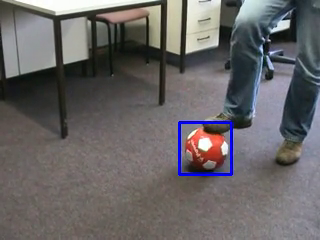
#> input picture frame 60 of resources/meanshift_track.mp4, 320 x 240 px, given in place of football.avi, which was not available
$ jupyter execute 8_VideoAnalysis1.ipynb   (text cells are left out)
#> lines starting #> are read from the running program, lines starting #| are printed output that depends on the picture; after the words box and inside, x2 and y2 are one past the last pixel; in counts of white or black regions, pixels touching at a corner belong together; pictures that were not available may be replaced by others from this repository, and a replacement may not be noted
[cell 1]
import cv2
import numpy as np
import matplotlib.pyplot as plt
from sklearn.datasets import *

[cell 2]
import matplotlib.pylab as plb
plb.rcParams['figure.figsize'] = 16, 8

# Generating 4 clusters
datapoints, x_shapes = make_blobs(n_samples=500, n_features=2, centers=6, cluster_std=10)
plt.plot(datapoints[:,0], datapoints[:, 1], 'ro')
plt.show()
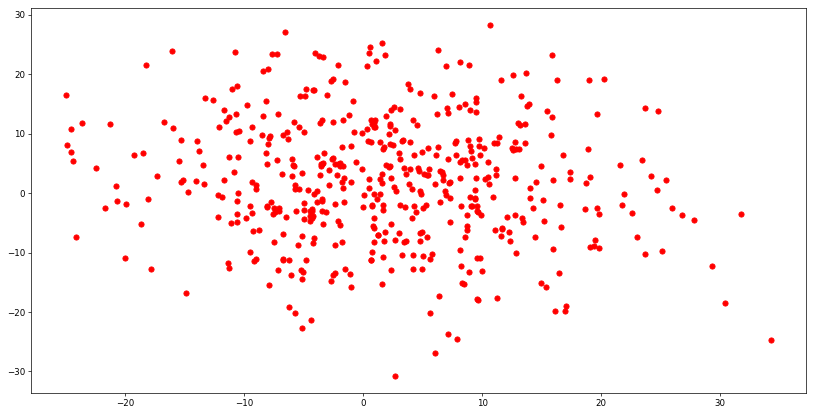
#> figure drawn by matplotlib, 1 panel

[cell 3]
PI = 3.141592653589793

def neighbourhood(datapoints, centroid, threshold_dist=6):
    return [pt for pt in datapoints if np.sqrt(np.sum((pt - centroid) ** 2)) <= threshold_dist]

def gauss_kernel_weight(dist, sigma):
    return 1 / ((1 / (sigma * ((2 * PI) ** 0.5))) * np.exp(-0.5 * (dist ** 2) / (sigma ** 2)))

kernel_bandwidth = 5

data_copy = np.copy(datapoints)

changes = []
iterations = 20
temp = 0

fig = plt.figure()
fig.set_size_inches(20, 30)

for n in range(iterations):
    still = 0
    for i, pt in enumerate(data_copy):
        neighbours = neighbourhood(data_copy, pt)
        # m(x) = P / Q
        P = Q = 0
        for neighbour in neighbours:
            dist = np.sqrt(np.sum((neighbour - pt) ** 2))
            wt = gauss_kernel_weight(dist, kernel_bandwidth)
            P += (wt * neighbour)
            Q += wt

        m_x = P * 1.0 / Q

        dist = np.sqrt(np.sum((m_x - data_copy[i]) ** 2))
        if dist <= 2: still += 1
        data_copy[i] = m_x
    changes.append(data_copy)
    if still == 500: temp += 1  # stationary => convergence
    elif temp > 0: temp -= 1
    if temp > 1: break

fig.add_subplot(1 + len(changes), 1, 1)
plt.title("Initial")
plt.plot(datapoints[:, 0], datapoints[:, 1], 'ro')

for n in range(len(changes)):
    fig.add_subplot(1 + len(changes), 1, 2 + n)
    plt.title("Iteration %d" % (n + 1))
    plt.plot(datapoints[:, 0], datapoints[:, 1], 'ro')
    plt.plot(changes[n][:, 0], changes[n][:, 1], 'go')

plt.show()
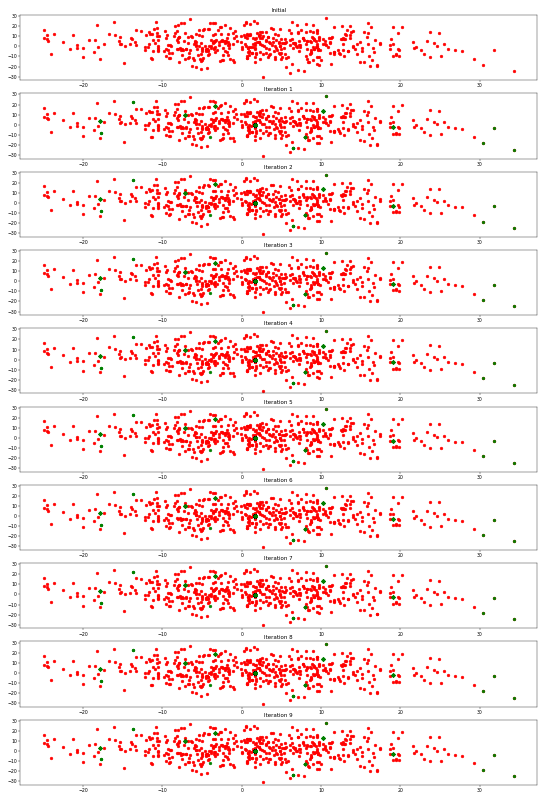
#> figure drawn by matplotlib, 10 panels

[cell 4]
import io
import base64
from IPython.display import HTML

# Object Tracking using MeanShift
# we'll implement our own version of this, which you can find in demos
cap = cv2.VideoCapture("../resources/football.avi")

frame = cap.read()[1]
#> frame is the input picture: shape (240, 320, 3); mean B, G, R 102, 101.2, 104.1
hsv = cv2.cvtColor(frame, cv2.COLOR_BGR2HSV)
#> hsv: shape (240, 320, 3); mean H, S, V 56.5, 35.8, 110.3
mask = cv2.inRange(hsv, np.array((0, 60, 32), dtype=np.float32), np.array((180, 255, 255), dtype=np.float32))
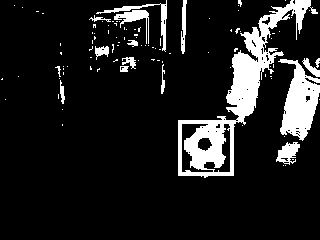
#> mask: shape (240, 320); 12.2% white; 100 white regions (84 under 20 px), largest, box (x1, y1, x2, y2) and area: (178, 0, 318, 178) 5323, (278, 59, 320, 141) 1889, (96, 0, 167, 52) 394

x, y, w, h = 198, 112, 52, 52
track_window = (x, y, w, h)
hsv_roi = hsv[y : y + h, x : x + w]
#> hsv_roi: shape (52, 52, 3); mean H, S, V 70.2, 90.4, 146.6
mask_roi = mask[y : y + h, x : x + w]
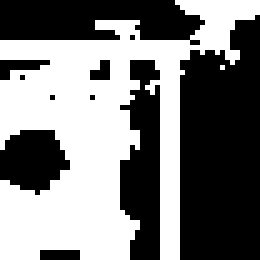
#> mask_roi: shape (52, 52) (shown 5 times larger); 48.3% white; 2 white regions (1 under 20 px), largest, box (x1, y1, x2, y2) and area: (0, 0, 52, 52) 1306

hist = cv2.calcHist([hsv_roi], [0], mask_roi, [16], [0, 180])
#> hist = [649, 146, 48, 19, 12, 15, 8, 11, 63, 10, 304, 0, 0, 0, 0, 22]
cv2.normalize(hist, hist, 0, 255, cv2.NORM_MINMAX)

hist = hist.reshape(-1)
#> hist = [255, 57.37, 18.86, 7.47, 4.71, 5.89, 3.14, 4.32, 24.75, 3.93, 119.4, 0, 0, 0, 0, 8.64]
term_crit = (cv2.TERM_CRITERIA_EPS | cv2.TERM_CRITERIA_COUNT, 10, 1)

writer = cv2.VideoWriter(
    "../resources/meanshift_track.mp4",
    cv2.VideoWriter_fourcc('H', '2', '6', '4'),
    24,
    frame.shape[:2][::-1],
    True
)
writer.write(frame)

while True:
    frame = cap.read()[1]
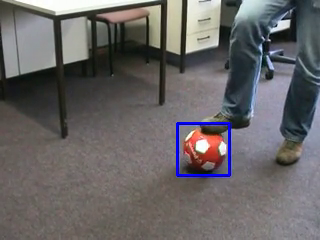
#> input picture frame 61 of resources/meanshift_track.mp4, 320 x 240 px, given in place of football.avi, which was not available
#> frame is the input picture: shape (240, 320, 3); mean B, G, R 101.9, 101.2, 103.9
    if frame is None: break

    hsv = cv2.cvtColor(frame, cv2.COLOR_BGR2HSV)
#> hsv: shape (240, 320, 3); mean H, S, V 56.4, 36.2, 110.3
    mask = cv2.inRange(hsv, np.array((0, 60, 32), dtype=np.float32), np.array((180, 255, 255), dtype=np.float32))
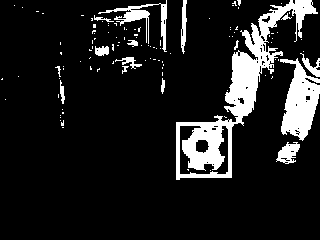
#> mask: shape (240, 320); 12.4% white; 110 white regions (94 under 20 px), largest, box (x1, y1, x2, y2) and area: (176, 0, 318, 180) 5432, (280, 58, 320, 141) 1885, (98, 0, 167, 52) 690

    proj = cv2.calcBackProject([hsv], [0], hist, [0, 180], 1)
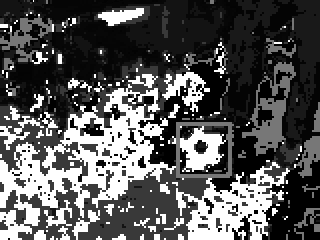
#> proj: shape (240, 320); min 0, max 255, mean 86.9
    proj = proj & mask
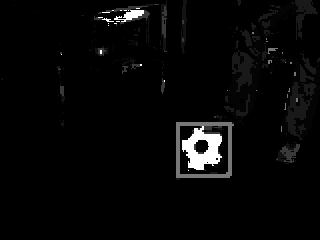
#> proj: shape (240, 320); min 0, max 255, mean 7.3

    ret, track_window = cv2.meanShift(proj, track_window, term_crit)
#> ret = 5; track_window = (174, 121, 52, 52)
    x, y, w, h = track_window
#> x = 174; y = 121; w = 52; h = 52
    out = cv2.rectangle(frame, (x, y), (x + w, y + h), 255, 2)
    writer.write(out)

cap.release()
writer.release()

video = io.open('../resources/meanshift_track.mp4', 'rb').read()
encoded = base64.b64encode(video)
HTML(
    '''
    <video alt="test" controls>
        <source src="data:video/mp4;base64,{0}" type="video/mp4" />
    </video>
    '''.format(encoded.decode('ascii'))
)
